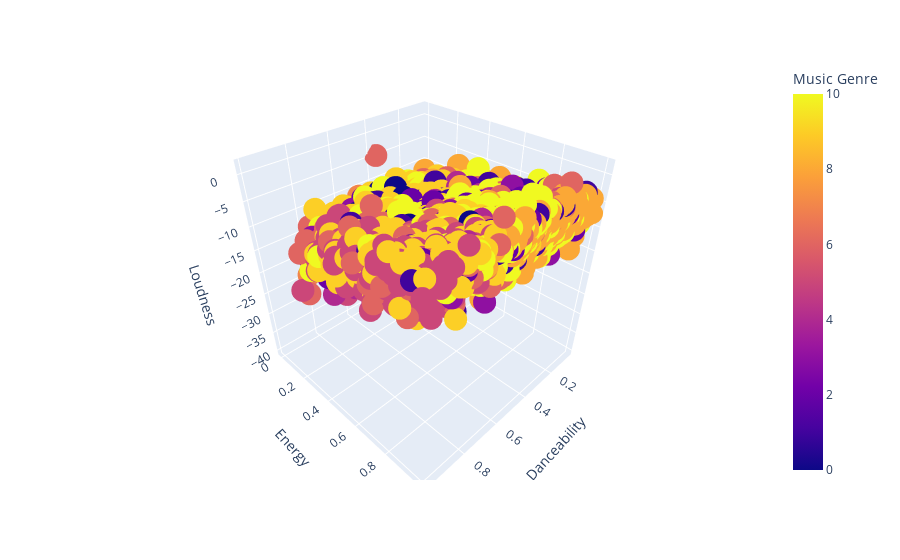

The notebook cell saved with this chart:
### Code cell
# Create interactive scatter plot
fig = px.scatter_3d(data, x='danceability', y='energy', z='loudness', color='Class', size_max=18,
                   labels={'Class': 'Music Genre'})
fig.update_layout(scene=dict(xaxis_title='Danceability', yaxis_title='Energy', zaxis_title='Loudness'))
fig.show()

### Figure 1 — Plotly figure (JSON) as saved in the notebook; plotly's stock layout.template omitted (floating-point values rounded to 4 significant figures; data arrays with more than 128 entries replaced by an {"elided": "..."} marker saying what was removed)
{"data": [{"hovertemplate": "danceability=%{x}<br>energy=%{y}<br>loudness=%{z}<br>Music Genre=%{marker.color}<extra></extra>", "legendgroup": "", "marker": {"color": {"elided": "17996 int values"}, "coloraxis": "coloraxis", "symbol": "circle"}, "mode": "markers", "name": "", "scene": "scene", "showlegend": false, "type": "scatter3d", "x": {"elided": "17996 float values"}, "y": {"elided": "17996 float values"}, "z": {"elided": "17996 float values"}}], "layout": {"coloraxis": {"colorbar": {"title": {"text": "Music Genre"}}, "colorscale": [[0, "#0d0887"], [0.1111, "#46039f"], [0.2222, "#7201a8"], [0.3333, "#9c179e"], [0.4444, "#bd3786"], [0.5556, "#d8576b"], [0.6667, "#ed7953"], [0.7778, "#fb9f3a"], [0.8889, "#fdca26"], [1, "#f0f921"]]}, "legend": {"tracegroupgap": 0}, "margin": {"t": 60}, "scene": {"domain": {"x": [0, 1], "y": [0, 1]}, "xaxis": {"title": {"text": "Danceability"}}, "yaxis": {"title": {"text": "Energy"}}, "zaxis": {"title": {"text": "Loudness"}}}}}
